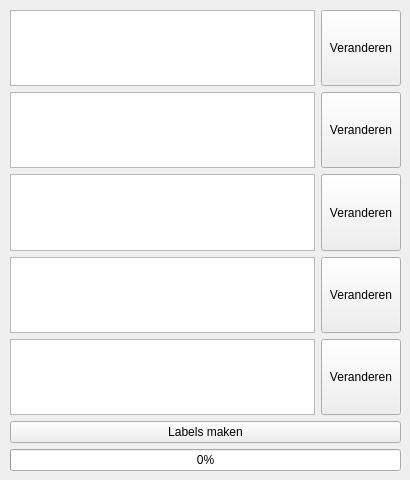
<?xml version="1.0" encoding="UTF-8"?>
<ui version="4.0">
 <class>MainWindow</class>
 <widget class="QMainWindow" name="MainWindow">
  <property name="geometry">
   <rect>
    <x>0</x>
    <y>0</y>
    <width>410</width>
    <height>480</height>
   </rect>
  </property>
  <property name="minimumSize">
   <size>
    <width>410</width>
    <height>480</height>
   </size>
  </property>
  <property name="maximumSize">
   <size>
    <width>410</width>
    <height>480</height>
   </size>
  </property>
  <property name="windowTitle">
   <string>DYMO Label Updater</string>
  </property>
  <property name="windowIcon">
   <iconset>
    <normaloff>icon.png</normaloff>icon.png</iconset>
  </property>
  <property name="animated">
   <bool>true</bool>
  </property>
  <property name="documentMode">
   <bool>false</bool>
  </property>
  <property name="tabShape">
   <enum>QTabWidget::Rounded</enum>
  </property>
  <property name="unifiedTitleAndToolBarOnMac">
   <bool>false</bool>
  </property>
  <widget class="QWidget" name="centralwidget">
   <widget class="QWidget" name="layoutWidget">
    <property name="geometry">
     <rect>
      <x>10</x>
      <y>10</y>
      <width>391</width>
      <height>461</height>
     </rect>
    </property>
    <property name="sizePolicy">
     <sizepolicy hsizetype="Preferred" vsizetype="Preferred">
      <horstretch>0</horstretch>
      <verstretch>0</verstretch>
     </sizepolicy>
    </property>
    <layout class="QGridLayout" name="gridLayout">
     <item row="2" column="1">
      <widget class="QPushButton" name="pushButton_3">
       <property name="sizePolicy">
        <sizepolicy hsizetype="Fixed" vsizetype="Preferred">
         <horstretch>0</horstretch>
         <verstretch>0</verstretch>
        </sizepolicy>
       </property>
       <property name="text">
        <string>Veranderen</string>
       </property>
      </widget>
     </item>
     <item row="3" column="1">
      <widget class="QPushButton" name="pushButton_4">
       <property name="sizePolicy">
        <sizepolicy hsizetype="Fixed" vsizetype="Preferred">
         <horstretch>0</horstretch>
         <verstretch>0</verstretch>
        </sizepolicy>
       </property>
       <property name="text">
        <string>Veranderen</string>
       </property>
      </widget>
     </item>
     <item row="2" column="0">
      <widget class="QTextBrowser" name="textBrowser_3">
       <property name="sizePolicy">
        <sizepolicy hsizetype="Preferred" vsizetype="Preferred">
         <horstretch>0</horstretch>
         <verstretch>0</verstretch>
        </sizepolicy>
       </property>
       <property name="toolTip">
        <string>Short template locatie</string>
       </property>
      </widget>
     </item>
     <item row="6" column="0" colspan="2">
      <widget class="QProgressBar" name="progressBar">
       <property name="sizePolicy">
        <sizepolicy hsizetype="Expanding" vsizetype="Fixed">
         <horstretch>0</horstretch>
         <verstretch>0</verstretch>
        </sizepolicy>
       </property>
       <property name="whatsThis">
        <string/>
       </property>
       <property name="value">
        <number>0</number>
       </property>
      </widget>
     </item>
     <item row="1" column="1">
      <widget class="QPushButton" name="pushButton_2">
       <property name="sizePolicy">
        <sizepolicy hsizetype="Fixed" vsizetype="Preferred">
         <horstretch>0</horstretch>
         <verstretch>0</verstretch>
        </sizepolicy>
       </property>
       <property name="text">
        <string>Veranderen</string>
       </property>
      </widget>
     </item>
     <item row="0" column="0">
      <widget class="QTextBrowser" name="textBrowser">
       <property name="enabled">
        <bool>true</bool>
       </property>
       <property name="sizePolicy">
        <sizepolicy hsizetype="Preferred" vsizetype="Preferred">
         <horstretch>0</horstretch>
         <verstretch>0</verstretch>
        </sizepolicy>
       </property>
       <property name="cursor" stdset="0">
        <cursorShape>ArrowCursor</cursorShape>
       </property>
       <property name="toolTip">
        <string>Excel locatie</string>
       </property>
       <property name="autoFillBackground">
        <bool>false</bool>
       </property>
       <property name="frameShadow">
        <enum>QFrame::Sunken</enum>
       </property>
      </widget>
     </item>
     <item row="0" column="1">
      <widget class="QPushButton" name="pushButton">
       <property name="sizePolicy">
        <sizepolicy hsizetype="Fixed" vsizetype="Preferred">
         <horstretch>0</horstretch>
         <verstretch>0</verstretch>
        </sizepolicy>
       </property>
       <property name="text">
        <string>Veranderen</string>
       </property>
      </widget>
     </item>
     <item row="5" column="0" colspan="2">
      <widget class="QPushButton" name="pushButton_6">
       <property name="sizePolicy">
        <sizepolicy hsizetype="Minimum" vsizetype="Preferred">
         <horstretch>0</horstretch>
         <verstretch>0</verstretch>
        </sizepolicy>
       </property>
       <property name="text">
        <string>Labels maken</string>
       </property>
      </widget>
     </item>
     <item row="3" column="0">
      <widget class="QTextBrowser" name="textBrowser_4">
       <property name="sizePolicy">
        <sizepolicy hsizetype="Preferred" vsizetype="Preferred">
         <horstretch>0</horstretch>
         <verstretch>0</verstretch>
        </sizepolicy>
       </property>
       <property name="toolTip">
        <string>Long template locatie</string>
       </property>
      </widget>
     </item>
     <item row="1" column="0">
      <widget class="QTextBrowser" name="textBrowser_2">
       <property name="sizePolicy">
        <sizepolicy hsizetype="Preferred" vsizetype="Preferred">
         <horstretch>0</horstretch>
         <verstretch>0</verstretch>
        </sizepolicy>
       </property>
       <property name="toolTip">
        <string>DYMO Label locatie</string>
       </property>
      </widget>
     </item>
     <item row="4" column="0">
      <widget class="QTextBrowser" name="textBrowser_5">
       <property name="sizePolicy">
        <sizepolicy hsizetype="Preferred" vsizetype="Preferred">
         <horstretch>0</horstretch>
         <verstretch>0</verstretch>
        </sizepolicy>
       </property>
       <property name="toolTip">
        <string>Settings locatie</string>
       </property>
      </widget>
     </item>
     <item row="4" column="1">
      <widget class="QPushButton" name="pushButton_5">
       <property name="sizePolicy">
        <sizepolicy hsizetype="Fixed" vsizetype="Preferred">
         <horstretch>0</horstretch>
         <verstretch>0</verstretch>
        </sizepolicy>
       </property>
       <property name="text">
        <string>Veranderen</string>
       </property>
      </widget>
     </item>
    </layout>
   </widget>
  </widget>
 </widget>
 <resources/>
 <connections/>
</ui>
